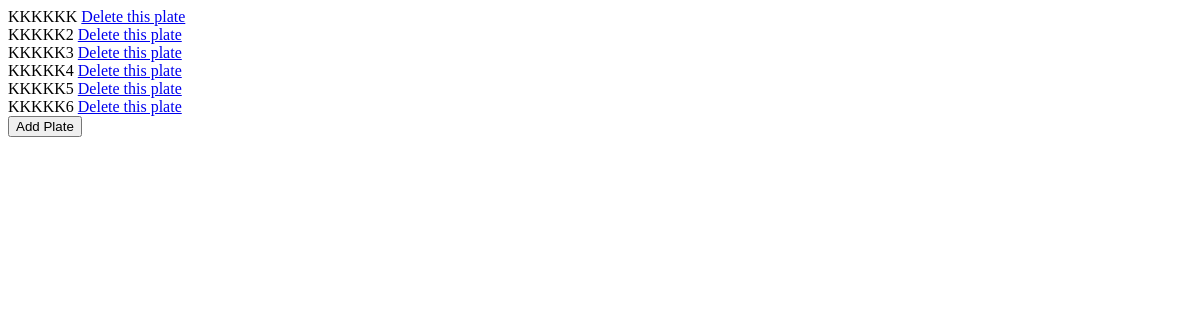
The page /license_management (signed in) on the database as committed earlier.
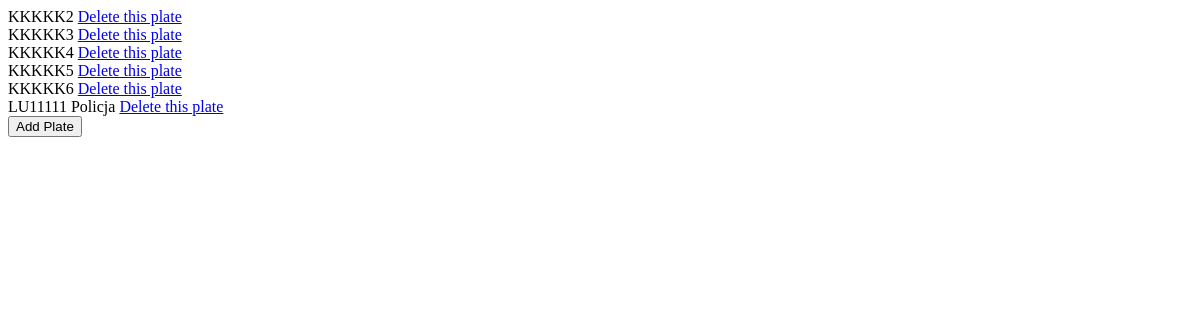
The same page on the database as committed later.
### app.py (models this page shows, shortened)
class LicensePlate(db.Model):
    id = db.Column(db.Integer, primary_key=True, autoincrement=True)
    plate_nb = db.Column(db.String(80), unique=True, nullable=False)
    user_id = db.Column(db.Integer, db.ForeignKey('user.id'), nullable=False)
    comment = db.Column(db.String(80), nullable=False)

### app.py (the view)
@app.route('/license_management', methods=['POST', 'GET'])
@login_required
def license_management():
    plates = get_all_plates_for_user(LicensePlate=LicensePlate, user_id=current_user.id)
    if request.method == 'POST':
        return redirect(url_for("add_plate"))
    return render_template('license_management.html', page_title="Admin Panel", plates=plates)

### app.py (called while the page is built)
@login_manager.user_loader
def load_user(user_id):
    return User.query.get(int(user_id))

### src/utils/db_utils.py (called while the page is built)
def get_all_plates_for_user(LicensePlate, user_id):
    return LicensePlate.query.filter_by(user_id=user_id).all()

### src/templates/license_management.html
<!DOCTYPE html>
<body>
    {% for plate in plates %}
    {{ plate.plate_nb }} {{ plate.comment }}  <a href="{{ url_for('delete_plate', plate_nb=plate.plate_nb) }}"> Delete this plate </a>
    <br>
    {% endfor %}
        <form method="POST">
            <button name="add_plate">Add Plate</button>
        </form>
</body>
</html>

Rows that differ between the two databases and show on the page:
removed LicensePlate: plate_nb "KKKKKK"
added LicensePlate: plate_nb "LU11111", comment "Policja"
